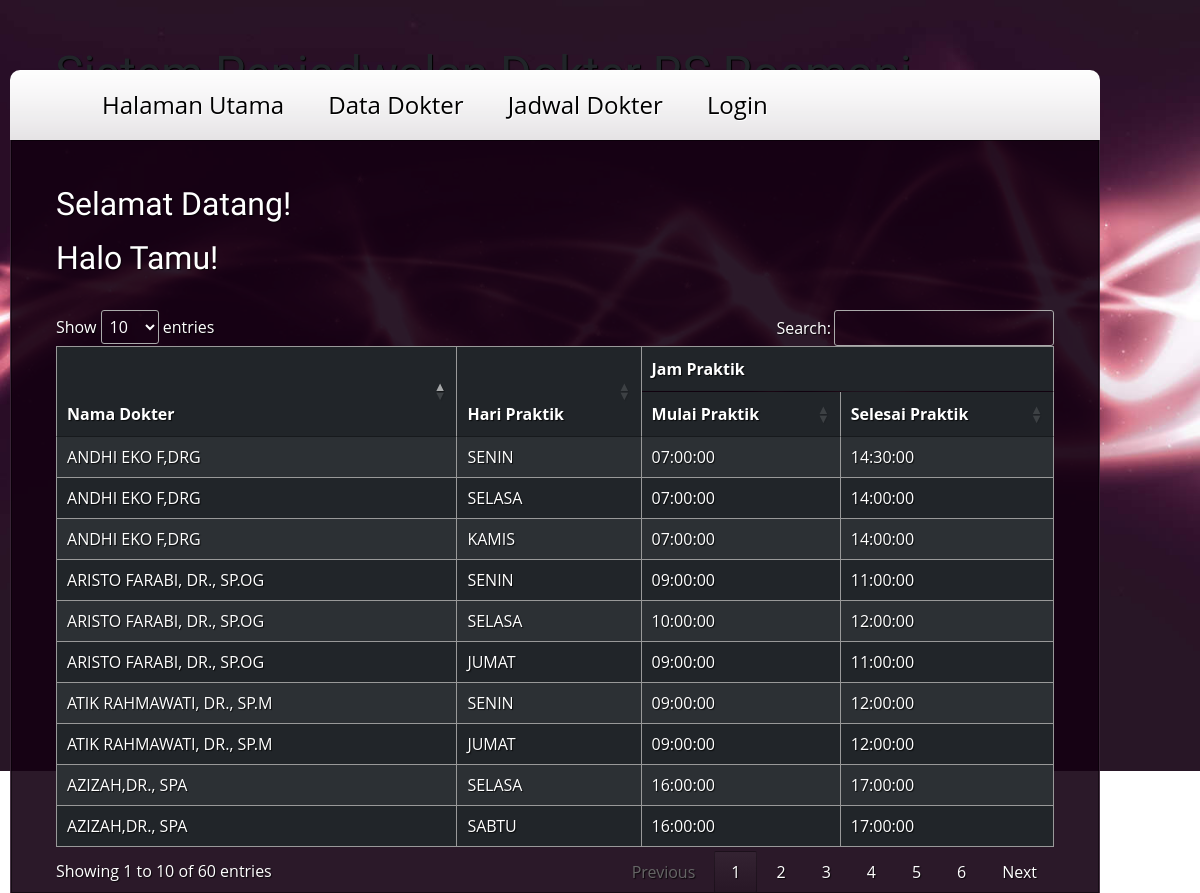
The page /jadwal.php on the database its author committed.
### tables this page shows
CREATE TABLE `penjadwalan` (
  `id_jadwal` int(10) NOT NULL PRIMARY KEY AUTO_INCREMENT,
  `id_dokter` int(10) NOT NULL,
  `hari` varchar(6) NOT NULL,
  `waktu_mulai` time NOT NULL,
  `waktu_akhir` time NOT NULL
);

CREATE TABLE `dokter` (
  `id_dokter` int(10) NOT NULL PRIMARY KEY AUTO_INCREMENT,
  `nama` varchar(40) NOT NULL,
  `jenis_kelamin` varchar(10) NOT NULL,
  `poliklinik` varchar(40) NOT NULL
);

### jadwal.php (the view, shortened to what this page needs)
<?php
include "config.php";
?>
<!DOCTYPE html>
<html xmlns="http://www.w3.org/1999/xhtml">
<head>
    <link rel="stylesheet" type="text/css" href="style.css" />
    <link href="https://cdn.jsdelivr.net/npm/bootstrap@5.2.3/dist/css/bootstrap.min.css" rel="stylesheet">
    <link rel="stylesheet" href="https://cdn.datatables.net/1.10.23/css/jquery.dataTables.min.css">
</head>
<body>
    <div id="wrapper">
        <div id="header">
            <div id="logo">
                <h1>Sistem Penjadwalan Dokter RS Roemani</h1>
                <span>Pemrograman Website</span>
            </div>
            <div id="menu">
                <ul>
                    <li><a href="home.php">Halaman Utama</a></li>
                    <li><a href="data.php">Data Dokter</a></li>
                    <li><a href="jadwal.php">Jadwal Dokter</a></li>
                    <li><a href="login.php">Login</a></li>
                </ul>
                <br class="clearfix" />
            </div>
        </div>
        <div id="page">
            <h2>Selamat Datang!</h2>
            <p>
            <h2>Halo Tamu!</h2>
            <?php
            $sql = mysqli_query($conn, "select penjadwalan.*, dokter.nama
                FROM dokter
                LEFT JOIN penjadwalan ON penjadwalan.id_dokter=dokter.id_dokter
                order by nama, hari desc");
            echo "<table id='table2' class='table table-bordered table-dark table-striped table-hover' width='100%'>
                    <thead class='text-center'>
                    <tr>
                        <th rowspan='2'>Nama Dokter</th>
                        <th rowspan='2'>Hari Praktik</th>
                        <th colspan='2'>Jam Praktik</th>
                    </tr>
                    <tr>
                        <th>Mulai Praktik</th>
                        <th>Selesai Praktik</th>
                    </tr>
                    </thead>
                    <tbody>
                    ";
            while ($data = mysqli_fetch_array($sql)) {
                echo "<tr>
                        <td>$data[nama]</td>
                        <td>$data[hari]</td>
                        <td>$data[waktu_mulai]</td>
                        <td>$data[waktu_akhir]</td>
                        </tr>";
            }
            echo "</tbody>"
            ?>
        </div>
        <br>
</body>
</html>

### style.css (style rules this page uses)
* { margin: 0; padding: 0; outline: 0; font-family: 'Open Sans', sans-serif; }
a { text-decoration: underline; color: #FFF; }
body { background: #281525 url(gambar/bg0.jpg) top center no-repeat; background-size: 100%; line-height: 1.75em; color: #CCB7C0; font-size: 12pt; }
body,input { font-family: Arial, sans-serif; }
h1,h2,h3,h4 { font-weight: normal; }
h2 { font-size: 1.75em; }
h2,h3,h4 { color: #FFF; font-family: Abel, sans-serif; margin-bottom: 1em; }
p { margin-bottom: 1.5em; }
ul { margin-bottom: 1.5em; }
#table1, th, td { border: 1px solid #999; padding: 8px 20px; }
#table2 { font-family: sans-serif; color: #ffffff; border-collapse: collapse; }
#table2, th, td { border: 1px solid #999; padding: 8px 20px; }
#header { padding: 45px; position: relative; height: 140px; }
#logo { line-height: 168px; left: 45px; height: 168px; top: 0; position: absolute; text-shadow: 1px 1px 1px #000; }
#logo h1 { font-family: Lobster, script; font-size: 3em; display: inline; margin-right: 0.25em; }
#logo span { color: #B294A0; }
#menu { position: absolute; bottom: 0; left: 0; font-family: Abel, sans-serif; margin: 0 0 0 0; height: 70px; background: #bdb7bc url(gambar/bg2.png) top left repeat-x; width: 1090px; padding: 0 45px 0 45px; line-height: 70px; text-shadow: 1px 1px 0px #FFF; border-radius: 10px 10px 0px 0px; }
#menu a { text-decoration: none; font-size: 1.5em; color: #000; }
#menu ul { list-style: none; }
#menu ul li { padding: 13px 15px 10px 15px; margin-right: 10px; display: inline; }
#page { width: 1090px; padding: 45px 45px 0 45px; background: rgba(20,0,18,0.9); margin: 0; border-left: solid 1px rgba(255,230,255,0.15); border-right: solid 1px rgba(255,230,255,0.15); box-shadow: inset 0px 0px 0px 1px rgba(0,0,0,0.5); text-shadow: 1px 1px 1px rgba(0,0,0,0.75); }
#wrapper { width: 1180px; position: relative; margin: 0 auto 0 auto; }

### rows shown on the page
penjadwalan: id_dokter.nama "ANDHI EKO F,DRG", hari "SENIN", waktu_mulai "07:00:00", waktu_akhir "14:30:00"
penjadwalan: id_dokter.nama "ANDHI EKO F,DRG", hari "SELASA", waktu_mulai "07:00:00", waktu_akhir "14:00:00"
penjadwalan: id_dokter.nama "ANDHI EKO F,DRG", hari "KAMIS", waktu_mulai "07:00:00", waktu_akhir "14:00:00"
penjadwalan: id_dokter.nama "ARISTO FARABI, DR., SP.OG", hari "SENIN", waktu_mulai "09:00:00", waktu_akhir "11:00:00"
penjadwalan: id_dokter.nama "ARISTO FARABI, DR., SP.OG", hari "SELASA", waktu_mulai "10:00:00", waktu_akhir "12:00:00"
penjadwalan: id_dokter.nama "ARISTO FARABI, DR., SP.OG", hari "JUMAT", waktu_mulai "09:00:00", waktu_akhir "11:00:00"
penjadwalan: id_dokter.nama "ATIK RAHMAWATI, DR., SP.M", hari "SENIN", waktu_mulai "09:00:00", waktu_akhir "12:00:00"
penjadwalan: id_dokter.nama "ATIK RAHMAWATI, DR., SP.M", hari "JUMAT", waktu_mulai "09:00:00", waktu_akhir "12:00:00"
penjadwalan: id_dokter.nama "AZIZAH,DR., SPA", hari "SELASA", waktu_mulai "16:00:00", waktu_akhir "17:00:00"
penjadwalan: id_dokter.nama "AZIZAH,DR., SPA", hari "SABTU", waktu_mulai "16:00:00", waktu_akhir "17:00:00"
